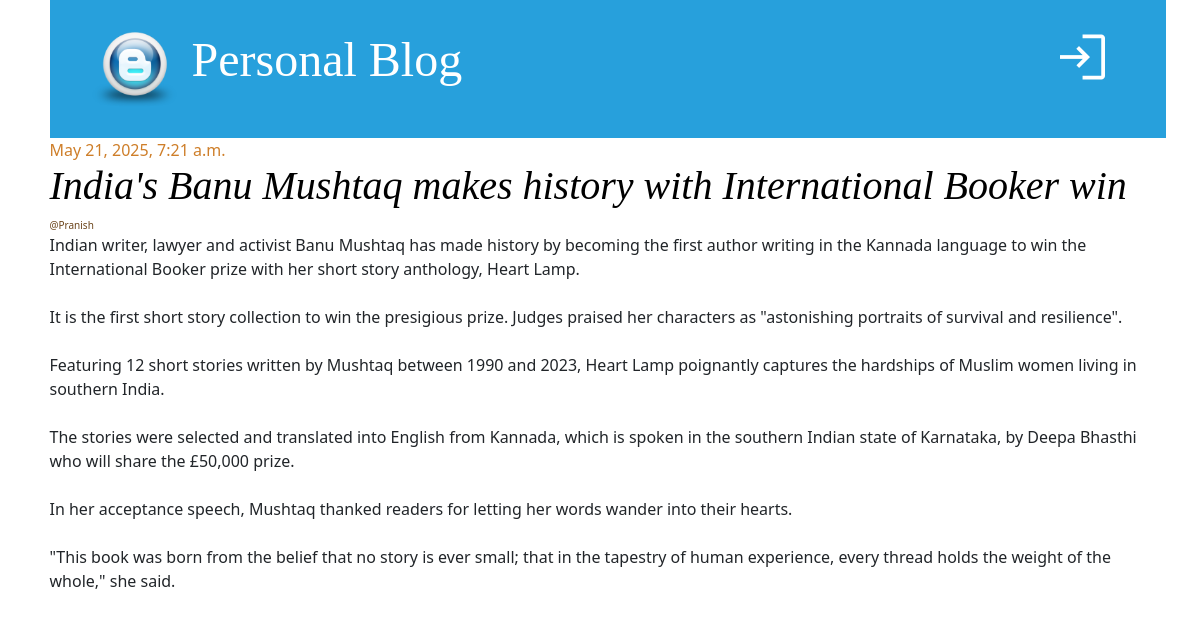
The page /post-detail/3/ on the database its author committed.
### blog_app/models.py (models this page shows, shortened)
class Post(models.Model):
    title = models.CharField(max_length=256)
    content = models.TextField()
    author = models.ForeignKey("auth.User", on_delete=models.CASCADE)
    created_at = models.DateTimeField(auto_now_add=True) #ahile ko date and time automatically halxa
    updated_at = models.DateTimeField(auto_now=True) #harek choti update hunxa
    published_at = models.DateTimeField(null=True, blank=True)

### blog_app/views.py (the view)
# urls.py: path("post-detail/<int:pk>/", views.PostDetailView.as_view(), name="post-detail"),
class PostDetailView(DetailView):
    model = Post
    template_name = "post_detail.html"
    context_object_name = "post"
    def get_queryset(self):
        queryset = Post.objects.filter(pk=self.kwargs["pk"], published_at__isnull=False)
        return queryset

### templates/post_detail.html (shortened to what this page needs)
{% extends "base.html" %}
{% block content %}
<div class="row">
    <div class="col">
        <div class="post">
            <div class="date">{{ post.published_at }}</div>
            <h1>
                <a href="#" class="text-decoration-none fst-italic">{{ post.title }}</a>
            </h1>
            <div class="date author">@{{ post.author.username }}</div>
            <p>{{ post.content|linebreaksbr}}</p>
        </div>
    </div>
</div>
{% endblock content %}

### static/css/blog.css (style rules this page uses)
body { padding-left: 15px; }
h1 a { color: #27a0dc; font-family: "Lobster"; }
h1, h2, h3, h4 { font-family: "Lobster", cursive; }
.date { color: #ce7e29; }
.post { margin-bottom: 30px; }
.post h1 a, .post h1 a:visited { color: #000000; }
.author { font-size: 10px; color: #6b441a; }

### rows shown on the page
Post: published_at "May 21, 2025, 7:21 a.m.", title "India's Banu Mushtaq makes history with International Booker win", author.username "Pranish", content "Indian writer, lawyer and activist Banu Mushtaq has made history by becoming the first author writing in the Kannada language to win the International Booker prize with her short story anthology, Heart Lamp. It is the first short story collection to win the presigious prize. Judges praised her characters as \"astonishing portraits of survival and resilience\". Featuring 12 short stories written by Mushtaq between 1990 and 2023, Heart Lamp poignantly captures the hardships of Muslim women living in southern India. The stories were selected and translated into English from Kannada, which is spoken in the southern Indian state of Karnataka, by Deepa Bhasthi who will share the £50,000 prize. In…"
